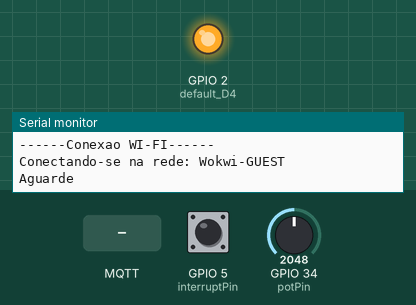
A sketch run on a simulated ESP32. Parts: output pins drawn as LEDs (lit = HIGH), the last lines printed to the serial monitor. Inputs (shaded band) come from the test bench; at power-on: GPIO 5 (interruptPin) HIGH, GPIO 34 (potPin) = 2048. WiFi joins after 1.5 s; servers stay silent unless stated; no MQTT or app messages arrive unless stated.

Above: at 0.1 s.
At 7.7 s:
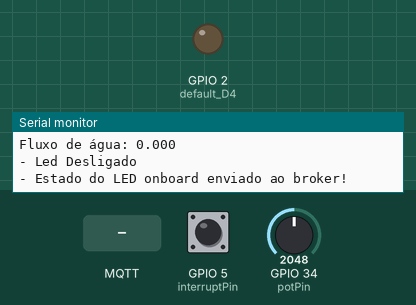
7.8 s: MQTT message "1" arrives on the first subscribed topic
10.0 s: MQTT message "on" arrives on the first subscribed topic
12.0 s: MQTT message "off" arrives on the first subscribed topic
Timing chart, 0 to 15.0 s (numbered marks = the images above; inputs shaded):
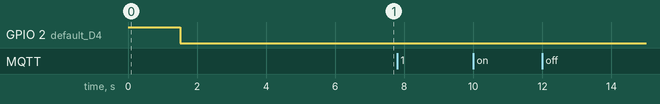

The sketch:

2sem-edge-gs-code.ino
```cpp
#include <WiFi.h>
#include <PubSubClient.h>


// Configurações - variáveis editáveis
const char* default_SSID = "Wokwi-GUEST"; // Nome da rede Wi-Fi
const char* default_PASSWORD = ""; // Senha da rede Wi-Fi
const char* default_BROKER_MQTT = ""; // IP do Broker MQTT
const int default_BROKER_PORT = 1883; // Porta do Broker MQTT
const char* default_TOPICO_SUBSCRIBE = "/TEF/lamp001/cmd"; // Tópico MQTT de escuta
const char* default_TOPICO_PUBLISH_1 = "/TEF/lamp001/attrs"; // Tópico para envio de estado
const char* default_TOPICO_PUBLISH_2 = "/TEF/lamp001/attrs/l"; // Tópico para luminosidade
const char* default_TOPICO_PUBLISH_3 = "/TEF/lamp001/attrs/f"; // Tópico para fluxo
// const char* default_TOPICO_PUBLISH_4 = "/TEF/potato009/attrs/"; // Tópico para
const char* default_ID_MQTT = "fiware_001"; // ID do cliente MQTT
const int default_D4 = 2; // Pino do LED onboard

WiFiClient espClient; // Cliente Wi-Fi
PubSubClient MQTT(espClient); // Cliente MQTT
char EstadoSaida = '0'; // Estado da saída (LED)

//flux
#define FS300A_PULSE     508         // PULSE / LITRO
#define FS300A_FLOW_RATE 60          // LITRO / MINUTO
const float factor = 60.0F / 508.0F;  // FS300A_FLOW_RATE / FS300A_PULSE

#define interruptPin 5

volatile uint16_t pulse;  // Variável que será incrementada na interrupção
uint16_t count;           // Variável para armazenar o valor atual de pulse

float frequency;          // Frequência calculada a partir de count
float flowRate;           // Taxa de fluxo calculada a partir da frequência

portMUX_TYPE mux = portMUX_INITIALIZER_UNLOCKED;  // Mutex para garantir acesso seguro a pulse

void IRAM_ATTR FlowInterrupt() {
  portENTER_CRITICAL_ISR(&mux);  // Entra em uma seção crítica de interrupção
  pulse++;  // Incrementa a variável pulse de maneira segura
  portEXIT_CRITICAL_ISR(&mux);   // Sai da seção crítica de interrupção
}
//

void initSerial() {
    Serial.begin(115200); // Inicializa a comunicação serial a 115200 bps
}

void initWiFi() {
    delay(10);
    Serial.println("------Conexao WI-FI------");
    Serial.print("Conectando-se na rede: ");
    Serial.println(default_SSID);
    Serial.println("Aguarde");
    reconectWiFi(); // Chama a função para conectar ao Wi-Fi
}

void initMQTT() {
    MQTT.setServer(default_BROKER_MQTT, default_BROKER_PORT); // Configura o broker MQTT
    MQTT.setCallback(mqtt_callback); // Define a função de callback para mensagens recebidas
}

void setup() {
    InitOutput(); // Inicializa a saída (LED)
    initSerial(); // Inicializa a comunicação serial
    initWiFi(); // Conecta ao Wi-Fi
    initMQTT(); // Inicializa a conexão MQTT
    pinMode(interruptPin, INPUT_PULLUP); // Configura o pino do sensor de fluxo
    attachInterrupt(digitalPinToInterrupt(interruptPin), FlowInterrupt, CHANGE); // Configura a interrupção
    delay(5000);
    MQTT.publish(default_TOPICO_PUBLISH_1, "s|on"); // Publica que o sistema está ligado
}

void loop() {
    VerificaConexoesWiFIEMQTT(); // Verifica as conexões Wi-Fi e MQTT
    EnviaEstadoOutputMQTT(); // Envia o estado da saída via MQTT
    handleLuminosity(); // Lida com a leitura da luminosidade
    handleFlow(); // Lida com o cálculo de fluxo de água
    MQTT.loop(); // Mantém a conexão MQTT ativa
}

void handleFlow() {
    static unsigned long startTime;
    if (micros() - startTime < 1000000UL) return; // Intervalo de 1 segundo
    startTime = micros();

    portENTER_CRITICAL(&mux); // Entra em uma seção crítica
    count = pulse; // Salva o valor atual de pulse e zera pulse
    pulse = 0;
    portEXIT_CRITICAL(&mux); // Sai da seção crítica

    frequency = count / 2.0f; // Calcula a frequência
    flowRate = frequency * factor; // Calcula a taxa de fluxo
    String mensagem = String(flowRate, 3); // Formata o valor com 3 casas decimais
    Serial.print("Fluxo de água: ");
    Serial.println(mensagem); // Exibe o valor no Serial Monitor
    MQTT.publish(default_TOPICO_PUBLISH_3, mensagem.c_str()); // Publica o valor do fluxo
}

void reconectWiFi() {
    if (WiFi.status() == WL_CONNECTED)
        return; // Se já estiver conectado, não faz nada
    WiFi.begin(default_SSID, default_PASSWORD); // Tenta conectar ao Wi-Fi
    while (WiFi.status() != WL_CONNECTED) { // Aguarda conexão
        delay(100);
        Serial.print("."); // Exibe ponto enquanto aguarda
    }
    Serial.println();
    Serial.println("Conectado com sucesso na rede ");
    Serial.print(default_SSID);
    Serial.println("IP obtido: ");
    Serial.println(WiFi.localIP()); // Exibe o IP obtido
    digitalWrite(default_D4, LOW); // Garante que o LED inicie desligado
}

void mqtt_callback(char* topic, byte* payload, unsigned int length) {
    String msg; // String para armazenar a mensagem recebida
    for (int i = 0; i < length; i++) {
        char c = (char)payload[i]; // Converte o payload para char
        msg += c; // Adiciona o char à string da mensagem
    }
    Serial.print("- Mensagem recebida: ");
    Serial.println(msg); // Exibe a mensagem recebida

    // Controla o LED com base na mensagem recebida
    if (msg.equals(String("EnvM001@on|"))) {
        digitalWrite(default_D4, HIGH); // Liga o LED
        EstadoSaida = '1'; // Atualiza o estado
    } else if (msg.equals(String("EnvM001@off|"))) {
        digitalWrite(default_D4, LOW); // Desliga o LED
        EstadoSaida = '0'; // Atualiza o estado
    }
}

void VerificaConexoesWiFIEMQTT() {
    if (!MQTT.connected())
        reconnectMQTT(); // Reconecta se não estiver conectado ao MQTT
    reconectWiFi(); // Verifica a conexão Wi-Fi
}

void EnviaEstadoOutputMQTT() {
    if (EstadoSaida == '1') {
        MQTT.publish(default_TOPICO_PUBLISH_1, "s|on"); // Publica que o LED está ligado
        Serial.println("- Led Ligado");
    } else {
        MQTT.publish(default_TOPICO_PUBLISH_1, "s|off"); // Publica que o LED está desligado
        Serial.println("- Led Desligado");
    }
    Serial.println("- Estado do LED onboard enviado ao broker!"); // Confirma o envio do estado
    delay(1000); // Espera 1 segundo antes de repetir
}

void InitOutput() {
    pinMode(default_D4, OUTPUT); // Configura o pino do LED como saída
    digitalWrite(default_D4, HIGH); // Inicia com o LED desligado
}

void reconnectMQTT() {
    while (!MQTT.connected()) { // Tenta reconectar enquanto não estiver conectado
        Serial.print("* Tentando se conectar ao Broker MQTT: ");
        Serial.println(default_BROKER_MQTT);
        if (MQTT.connect(default_ID_MQTT)) {
            Serial.println("Conectado com sucesso ao broker MQTT!"); // Confirma a conexão
            MQTT.subscribe(default_TOPICO_SUBSCRIBE); // Inscreve-se no tópico de comando
        } else {
            Serial.println("Falha ao reconectar no broker.");
            Serial.println("Haverá nova tentativa de conexão em 2s");
            delay(2000); // Espera 2 segundos antes da próxima tentativa
        }
    }
}

void handleLuminosity() {
    const int potPin = 34; // Pino do sensor de luminosidade
    int sensorValue = analogRead(potPin); // Lê o valor do sensor
    int luminosity = map(sensorValue, 0, 4095, 0, 100); // Mapeia o valor para 0-100
    String mensagem = String(luminosity); // Converte o valor para string
    Serial.print("Valor da luminosidade: ");
    Serial.println(mensagem.c_str()); // Exibe o valor da luminosidade
    MQTT.publish(default_TOPICO_PUBLISH_2, mensagem.c_str()); // Publica o valor da luminosidade
}
```
